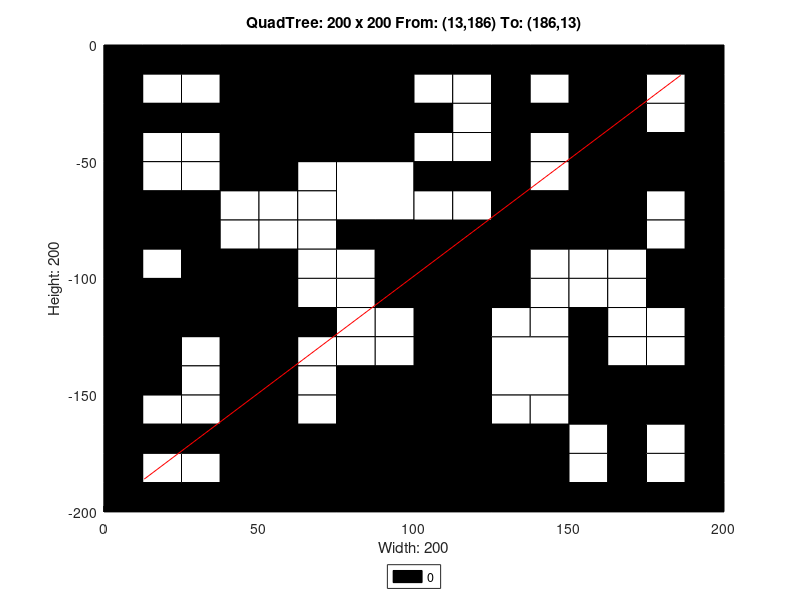

Reproduce this figure in MATLAB.
axis([0 200 -200 0]);
title('QuadTree: 200 x 200 From: (13,186) To: (186,13)');
xlabel('Width: 200');
ylabel('Height: 200');
rectangle('Position',[50 -50 50 50], 'FaceColor',[0 0 0]);
rectangle('Position',[75 -75 25 25], 'FaceColor',[1 1 1]);
rectangle('Position',[150 -25 25 25], 'FaceColor',[0 0 0]);
rectangle('Position',[150 -50 25 25], 'FaceColor',[0 0 0]);
rectangle('Position',[100 -100 25 25], 'FaceColor',[0 0 0]);
rectangle('Position',[150 -75 25 25], 'FaceColor',[0 0 0]);
rectangle('Position',[0 -125 25 25], 'FaceColor',[0 0 0]);
rectangle('Position',[25 -125 25 25], 'FaceColor',[0 0 0]);
rectangle('Position',[0 -150 25 25], 'FaceColor',[0 0 0]);
rectangle('Position',[75 -175 25 25], 'FaceColor',[0 0 0]);
rectangle('Position',[50 -200 25 25], 'FaceColor',[0 0 0]);
rectangle('Position',[75 -200 25 25], 'FaceColor',[0 0 0]);
rectangle('Position',[100 -125 25 25], 'FaceColor',[0 0 0]);
rectangle('Position',[100 -150 25 25], 'FaceColor',[0 0 0]);
rectangle('Position',[125 -150 25 25], 'FaceColor',[1 1 1]);
rectangle('Position',[100 -175 25 25], 'FaceColor',[0 0 0]);
rectangle('Position',[100 -200 25 25], 'FaceColor',[0 0 0]);
rectangle('Position',[125 -200 25 25], 'FaceColor',[0 0 0]);
rectangle('Position',[0 -12.5 12.5 12.5], 'FaceColor',[0 0 0]);
rectangle('Position',[12.5 -12.5 12.5 12.5], 'FaceColor',[0 0 0]);
rectangle('Position',[0 -25 12.5 12.5], 'FaceColor',[0 0 0]);
rectangle('Position',[12.5 -25 12.5 12.5], 'FaceColor',[1 1 1]);
rectangle('Position',[25 -12.5 12.5 12.5], 'FaceColor',[0 0 0]);
rectangle('Position',[37.5 -12.5 12.5 12.5], 'FaceColor',[0 0 0]);
rectangle('Position',[25 -25 12.5 12.5], 'FaceColor',[1 1 1]);
rectangle('Position',[37.5 -25 12.5 12.5], 'FaceColor',[0 0 0]);
rectangle('Position',[0 -37.5 12.5 12.5], 'FaceColor',[0 0 0]);
rectangle('Position',[12.5 -37.5 12.5 12.5], 'FaceColor',[0 0 0]);
rectangle('Position',[0 -50 12.5 12.5], 'FaceColor',[0 0 0]);
rectangle('Position',[12.5 -50 12.5 12.5], 'FaceColor',[1 1 1]);
rectangle('Position',[25 -37.5 12.5 12.5], 'FaceColor',[0 0 0]);
rectangle('Position',[37.5 -37.5 12.5 12.5], 'FaceColor',[0 0 0]);
rectangle('Position',[25 -50 12.5 12.5], 'FaceColor',[1 1 1]);
rectangle('Position',[37.5 -50 12.5 12.5], 'FaceColor',[0 0 0]);
rectangle('Position',[0 -62.5 12.5 12.5], 'FaceColor',[0 0 0]);
rectangle('Position',[12.5 -62.5 12.5 12.5], 'FaceColor',[1 1 1]);
rectangle('Position',[0 -75 12.5 12.5], 'FaceColor',[0 0 0]);
rectangle('Position',[12.5 -75 12.5 12.5], 'FaceColor',[0 0 0]);
rectangle('Position',[25 -62.5 12.5 12.5], 'FaceColor',[1 1 1]);
rectangle('Position',[37.5 -62.5 12.5 12.5], 'FaceColor',[0 0 0]);
rectangle('Position',[25 -75 12.5 12.5], 'FaceColor',[0 0 0]);
rectangle('Position',[37.5 -75 12.5 12.5], 'FaceColor',[1 1 1]);
rectangle('Position',[0 -87.5 12.5 12.5], 'FaceColor',[0 0 0]);
rectangle('Position',[12.5 -87.5 12.5 12.5], 'FaceColor',[0 0 0]);
rectangle('Position',[0 -100 12.5 12.5], 'FaceColor',[0 0 0]);
rectangle('Position',[12.5 -100 12.5 12.5], 'FaceColor',[1 1 1]);
rectangle('Position',[25 -87.5 12.5 12.5], 'FaceColor',[0 0 0]);
rectangle('Position',[37.5 -87.5 12.5 12.5], 'FaceColor',[1 1 1]);
rectangle('Position',[25 -100 12.5 12.5], 'FaceColor',[0 0 0]);
rectangle('Position',[37.5 -100 12.5 12.5], 'FaceColor',[0 0 0]);
rectangle('Position',[50 -62.5 12.5 12.5], 'FaceColor',[0 0 0]);
rectangle('Position',[62.5 -62.5 12.5 12.5], 'FaceColor',[1 1 1]);
rectangle('Position',[50 -75 12.5 12.5], 'FaceColor',[1 1 1]);
rectangle('Position',[62.5 -75 12.5 12.5], 'FaceColor',[1 1 1]);
rectangle('Position',[50 -87.5 12.5 12.5], 'FaceColor',[1 1 1]);
rectangle('Position',[62.5 -87.5 12.5 12.5], 'FaceColor',[1 1 1]);
rectangle('Position',[50 -100 12.5 12.5], 'FaceColor',[0 0 0]);
rectangle('Position',[62.5 -100 12.5 12.5], 'FaceColor',[1 1 1]);
rectangle('Position',[75 -87.5 12.5 12.5], 'FaceColor',[0 0 0]);
rectangle('Position',[87.5 -87.5 12.5 12.5], 'FaceColor',[0 0 0]);
rectangle('Position',[75 -100 12.5 12.5], 'FaceColor',[1 1 1]);
rectangle('Position',[87.5 -100 12.5 12.5], 'FaceColor',[0 0 0]);
rectangle('Position',[100 -12.5 12.5 12.5], 'FaceColor',[0 0 0]);
rectangle('Position',[112.5 -12.5 12.5 12.5], 'FaceColor',[0 0 0]);
rectangle('Position',[100 -25 12.5 12.5], 'FaceColor',[1 1 1]);
rectangle('Position',[112.5 -25 12.5 12.5], 'FaceColor',[1 1 1]);
rectangle('Position',[125 -12.5 12.5 12.5], 'FaceColor',[0 0 0]);
rectangle('Position',[137.5 -12.5 12.5 12.5], 'FaceColor',[0 0 0]);
rectangle('Position',[125 -25 12.5 12.5], 'FaceColor',[0 0 0]);
rectangle('Position',[137.5 -25 12.5 12.5], 'FaceColor',[1 1 1]);
rectangle('Position',[100 -37.5 12.5 12.5], 'FaceColor',[0 0 0]);
rectangle('Position',[112.5 -37.5 12.5 12.5], 'FaceColor',[1 1 1]);
rectangle('Position',[100 -50 12.5 12.5], 'FaceColor',[1 1 1]);
rectangle('Position',[112.5 -50 12.5 12.5], 'FaceColor',[1 1 1]);
rectangle('Position',[125 -37.5 12.5 12.5], 'FaceColor',[0 0 0]);
rectangle('Position',[137.5 -37.5 12.5 12.5], 'FaceColor',[0 0 0]);
rectangle('Position',[125 -50 12.5 12.5], 'FaceColor',[0 0 0]);
rectangle('Position',[137.5 -50 12.5 12.5], 'FaceColor',[1 1 1]);
rectangle('Position',[175 -12.5 12.5 12.5], 'FaceColor',[0 0 0]);
rectangle('Position',[187.5 -12.5 12.5 12.5], 'FaceColor',[0 0 0]);
rectangle('Position',[175 -25 12.5 12.5], 'FaceColor',[1 1 1]);
rectangle('Position',[187.5 -25 12.5 12.5], 'FaceColor',[0 0 0]);
rectangle('Position',[175 -37.5 12.5 12.5], 'FaceColor',[1 1 1]);
rectangle('Position',[187.5 -37.5 12.5 12.5], 'FaceColor',[0 0 0]);
rectangle('Position',[175 -50 12.5 12.5], 'FaceColor',[0 0 0]);
rectangle('Position',[187.5 -50 12.5 12.5], 'FaceColor',[0 0 0]);
rectangle('Position',[100 -62.5 12.5 12.5], 'FaceColor',[0 0 0]);
rectangle('Position',[112.5 -62.5 12.5 12.5], 'FaceColor',[0 0 0]);
rectangle('Position',[100 -75 12.5 12.5], 'FaceColor',[1 1 1]);
rectangle('Position',[112.5 -75 12.5 12.5], 'FaceColor',[1 1 1]);
rectangle('Position',[125 -62.5 12.5 12.5], 'FaceColor',[0 0 0]);
rectangle('Position',[137.5 -62.5 12.5 12.5], 'FaceColor',[1 1 1]);
rectangle('Position',[125 -75 12.5 12.5], 'FaceColor',[0 0 0]);
rectangle('Position',[137.5 -75 12.5 12.5], 'FaceColor',[0 0 0]);
rectangle('Position',[125 -87.5 12.5 12.5], 'FaceColor',[0 0 0]);
rectangle('Position',[137.5 -87.5 12.5 12.5], 'FaceColor',[0 0 0]);
rectangle('Position',[125 -100 12.5 12.5], 'FaceColor',[0 0 0]);
rectangle('Position',[137.5 -100 12.5 12.5], 'FaceColor',[1 1 1]);
rectangle('Position',[175 -62.5 12.5 12.5], 'FaceColor',[0 0 0]);
rectangle('Position',[187.5 -62.5 12.5 12.5], 'FaceColor',[0 0 0]);
rectangle('Position',[175 -75 12.5 12.5], 'FaceColor',[1 1 1]);
rectangle('Position',[187.5 -75 12.5 12.5], 'FaceColor',[0 0 0]);
rectangle('Position',[150 -87.5 12.5 12.5], 'FaceColor',[0 0 0]);
rectangle('Position',[162.5 -87.5 12.5 12.5], 'FaceColor',[0 0 0]);
rectangle('Position',[150 -100 12.5 12.5], 'FaceColor',[1 1 1]);
rectangle('Position',[162.5 -100 12.5 12.5], 'FaceColor',[1 1 1]);
rectangle('Position',[175 -87.5 12.5 12.5], 'FaceColor',[1 1 1]);
rectangle('Position',[187.5 -87.5 12.5 12.5], 'FaceColor',[0 0 0]);
rectangle('Position',[175 -100 12.5 12.5], 'FaceColor',[0 0 0]);
rectangle('Position',[187.5 -100 12.5 12.5], 'FaceColor',[0 0 0]);
rectangle('Position',[25 -137.5 12.5 12.5], 'FaceColor',[1 1 1]);
rectangle('Position',[37.5 -137.5 12.5 12.5], 'FaceColor',[0 0 0]);
rectangle('Position',[25 -150 12.5 12.5], 'FaceColor',[1 1 1]);
rectangle('Position',[37.5 -150 12.5 12.5], 'FaceColor',[0 0 0]);
rectangle('Position',[50 -112.5 12.5 12.5], 'FaceColor',[0 0 0]);
rectangle('Position',[62.5 -112.5 12.5 12.5], 'FaceColor',[1 1 1]);
rectangle('Position',[50 -125 12.5 12.5], 'FaceColor',[0 0 0]);
rectangle('Position',[62.5 -125 12.5 12.5], 'FaceColor',[0 0 0]);
rectangle('Position',[75 -112.5 12.5 12.5], 'FaceColor',[1 1 1]);
rectangle('Position',[87.5 -112.5 12.5 12.5], 'FaceColor',[0 0 0]);
rectangle('Position',[75 -125 12.5 12.5], 'FaceColor',[1 1 1]);
rectangle('Position',[87.5 -125 12.5 12.5], 'FaceColor',[1 1 1]);
rectangle('Position',[50 -137.5 12.5 12.5], 'FaceColor',[0 0 0]);
rectangle('Position',[62.5 -137.5 12.5 12.5], 'FaceColor',[1 1 1]);
rectangle('Position',[50 -150 12.5 12.5], 'FaceColor',[0 0 0]);
rectangle('Position',[62.5 -150 12.5 12.5], 'FaceColor',[1 1 1]);
rectangle('Position',[75 -137.5 12.5 12.5], 'FaceColor',[1 1 1]);
rectangle('Position',[87.5 -137.5 12.5 12.5], 'FaceColor',[1 1 1]);
rectangle('Position',[75 -150 12.5 12.5], 'FaceColor',[0 0 0]);
rectangle('Position',[87.5 -150 12.5 12.5], 'FaceColor',[0 0 0]);
rectangle('Position',[0 -162.5 12.5 12.5], 'FaceColor',[0 0 0]);
rectangle('Position',[12.5 -162.5 12.5 12.5], 'FaceColor',[1 1 1]);
rectangle('Position',[0 -175 12.5 12.5], 'FaceColor',[0 0 0]);
rectangle('Position',[12.5 -175 12.5 12.5], 'FaceColor',[0 0 0]);
rectangle('Position',[25 -162.5 12.5 12.5], 'FaceColor',[1 1 1]);
rectangle('Position',[37.5 -162.5 12.5 12.5], 'FaceColor',[0 0 0]);
rectangle('Position',[25 -175 12.5 12.5], 'FaceColor',[0 0 0]);
rectangle('Position',[37.5 -175 12.5 12.5], 'FaceColor',[0 0 0]);
rectangle('Position',[0 -187.5 12.5 12.5], 'FaceColor',[0 0 0]);
rectangle('Position',[12.5 -187.5 12.5 12.5], 'FaceColor',[1 1 1]);
rectangle('Position',[0 -200 12.5 12.5], 'FaceColor',[0 0 0]);
rectangle('Position',[12.5 -200 12.5 12.5], 'FaceColor',[0 0 0]);
rectangle('Position',[25 -187.5 12.5 12.5], 'FaceColor',[1 1 1]);
rectangle('Position',[37.5 -187.5 12.5 12.5], 'FaceColor',[0 0 0]);
rectangle('Position',[25 -200 12.5 12.5], 'FaceColor',[0 0 0]);
rectangle('Position',[37.5 -200 12.5 12.5], 'FaceColor',[0 0 0]);
rectangle('Position',[50 -162.5 12.5 12.5], 'FaceColor',[0 0 0]);
rectangle('Position',[62.5 -162.5 12.5 12.5], 'FaceColor',[1 1 1]);
rectangle('Position',[50 -175 12.5 12.5], 'FaceColor',[0 0 0]);
rectangle('Position',[62.5 -175 12.5 12.5], 'FaceColor',[0 0 0]);
rectangle('Position',[125 -112.5 12.5 12.5], 'FaceColor',[0 0 0]);
rectangle('Position',[137.5 -112.5 12.5 12.5], 'FaceColor',[1 1 1]);
rectangle('Position',[125 -125 12.5 12.5], 'FaceColor',[1 1 1]);
rectangle('Position',[137.5 -125 12.5 12.5], 'FaceColor',[1 1 1]);
rectangle('Position',[150 -112.5 12.5 12.5], 'FaceColor',[1 1 1]);
rectangle('Position',[162.5 -112.5 12.5 12.5], 'FaceColor',[1 1 1]);
rectangle('Position',[150 -125 12.5 12.5], 'FaceColor',[0 0 0]);
rectangle('Position',[162.5 -125 12.5 12.5], 'FaceColor',[1 1 1]);
rectangle('Position',[175 -112.5 12.5 12.5], 'FaceColor',[0 0 0]);
rectangle('Position',[187.5 -112.5 12.5 12.5], 'FaceColor',[0 0 0]);
rectangle('Position',[175 -125 12.5 12.5], 'FaceColor',[1 1 1]);
rectangle('Position',[187.5 -125 12.5 12.5], 'FaceColor',[0 0 0]);
rectangle('Position',[150 -137.5 12.5 12.5], 'FaceColor',[0 0 0]);
rectangle('Position',[162.5 -137.5 12.5 12.5], 'FaceColor',[1 1 1]);
rectangle('Position',[150 -150 12.5 12.5], 'FaceColor',[0 0 0]);
rectangle('Position',[162.5 -150 12.5 12.5], 'FaceColor',[0 0 0]);
rectangle('Position',[175 -137.5 12.5 12.5], 'FaceColor',[1 1 1]);
rectangle('Position',[187.5 -137.5 12.5 12.5], 'FaceColor',[0 0 0]);
rectangle('Position',[175 -150 12.5 12.5], 'FaceColor',[0 0 0]);
rectangle('Position',[187.5 -150 12.5 12.5], 'FaceColor',[0 0 0]);
rectangle('Position',[125 -162.5 12.5 12.5], 'FaceColor',[1 1 1]);
rectangle('Position',[137.5 -162.5 12.5 12.5], 'FaceColor',[1 1 1]);
rectangle('Position',[125 -175 12.5 12.5], 'FaceColor',[0 0 0]);
rectangle('Position',[137.5 -175 12.5 12.5], 'FaceColor',[0 0 0]);
rectangle('Position',[150 -162.5 12.5 12.5], 'FaceColor',[0 0 0]);
rectangle('Position',[162.5 -162.5 12.5 12.5], 'FaceColor',[0 0 0]);
rectangle('Position',[150 -175 12.5 12.5], 'FaceColor',[1 1 1]);
rectangle('Position',[162.5 -175 12.5 12.5], 'FaceColor',[0 0 0]);
rectangle('Position',[175 -162.5 12.5 12.5], 'FaceColor',[0 0 0]);
rectangle('Position',[187.5 -162.5 12.5 12.5], 'FaceColor',[0 0 0]);
rectangle('Position',[175 -175 12.5 12.5], 'FaceColor',[1 1 1]);
rectangle('Position',[187.5 -175 12.5 12.5], 'FaceColor',[0 0 0]);
rectangle('Position',[150 -187.5 12.5 12.5], 'FaceColor',[1 1 1]);
rectangle('Position',[162.5 -187.5 12.5 12.5], 'FaceColor',[0 0 0]);
rectangle('Position',[150 -200 12.5 12.5], 'FaceColor',[0 0 0]);
rectangle('Position',[162.5 -200 12.5 12.5], 'FaceColor',[0 0 0]);
rectangle('Position',[175 -187.5 12.5 12.5], 'FaceColor',[1 1 1]);
rectangle('Position',[187.5 -187.5 12.5 12.5], 'FaceColor',[0 0 0]);
rectangle('Position',[175 -200 12.5 12.5], 'FaceColor',[0 0 0]);
rectangle('Position',[187.5 -200 12.5 12.5], 'FaceColor',[0 0 0]);
X=[186,13];
Y=[-13,-186];
hold on;
plot(X,Y,'r');
legend('0','Location','southoutside');
